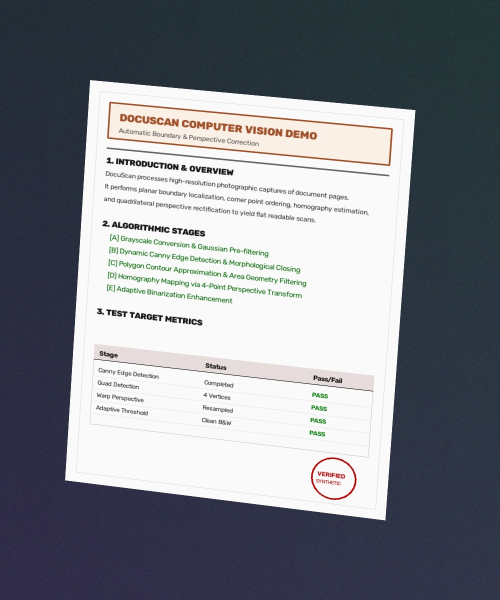
#> input picture samples/sample.jpg, 1000 x 1200 px (shown at 1/2 size)
$ python -i utils.py   (imports and definitions only)
#> lines starting #> are read from the running program, lines starting #| are printed output that depends on the picture; after the words box and inside, x2 and y2 are one past the last pixel; in counts of white or black regions, pixels touching at a corner belong together
#> further down, picture is the input picture: shape (1200, 1000, 3); mean B, G, R 139.2, 132, 128.3
"""
DocuScan Utility Functions
Contains image loading, resizing, contour detection, corner ordering,
perspective transformation, and scan enhancement routines.
"""

from __future__ import annotations

from pathlib import Path
import cv2
import numpy as np


# [48 lines left out: functions load_image, resize_image, not called in this run]


def order_points(pts: np.ndarray) -> np.ndarray:
    """
    Orders 4 points in consistent top-left, top-right, bottom-right, bottom-left sequence.

    Args:
        pts: Array of shape (4, 2) containing corner coordinates.

    Returns:
        Array of shape (4, 2) with ordered coordinates [TL, TR, BR, BL].
    """
    pts = pts.reshape(4, 2).astype("float32")
    rect = np.zeros((4, 2), dtype="float32")

    # Sum of coordinates: Top-Left has smallest sum, Bottom-Right has largest sum
    s = pts.sum(axis=1)
    rect[0] = pts[np.argmin(s)]  # Top-Left
    rect[2] = pts[np.argmax(s)]  # Bottom-Right

    # Difference (x - y): Top-Right has maximum difference, Bottom-Left has minimum difference
    diff = pts[:, 0] - pts[:, 1]
    rect[1] = pts[np.argmax(diff)]  # Top-Right
    rect[3] = pts[np.argmin(diff)]  # Bottom-Left

    return rect


def is_valid_quadrilateral(pts: np.ndarray, image_shape: tuple[int, int], min_area_ratio: float = 0.10) -> bool:
    """
    Validates that 4 points form a non-degenerate, convex quadrilateral of sufficient area.

    Args:
        pts: Ordered (4, 2) corner points.
        image_shape: (height, width) of the image.
        min_area_ratio: Minimum fraction of total image area required.

    Returns:
        True if valid quadrilateral, False otherwise.
    """
    if pts.shape != (4, 2):
        return False

    # Check for duplicate points
    for i in range(4):
        for j in range(i + 1, 4):
            if np.linalg.norm(pts[i] - pts[j]) < 5.0:
                return False

    # Check convexity
    contour = pts.reshape((-1, 1, 2)).astype(np.int32)
    if not cv2.isContourConvex(contour):
        return False

    # Check area
    area = cv2.contourArea(contour)
    total_area = image_shape[0] * image_shape[1]
    if area < (min_area_ratio * total_area):
        return False

    return True


def detect_document_contour(
    image_bgr: np.ndarray,
    min_area_ratio: float = 0.10,
    debug: bool = False
) -> tuple[np.ndarray | None, dict]:
    """
    Detects the main rectangular document contour in a BGR image.

    Args:
        image_bgr: BGR input image.
        min_area_ratio: Minimum area threshold as fraction of image size.
        debug: If True, populates dictionary with intermediate debug images.

    Returns:
        Tuple of (ordered_corners or None, debug_dict).
    """
#> called with min_area_ratio = 0.1, debug = False
    debug_dict = {}
    gray = cv2.cvtColor(image_bgr, cv2.COLOR_BGR2GRAY)
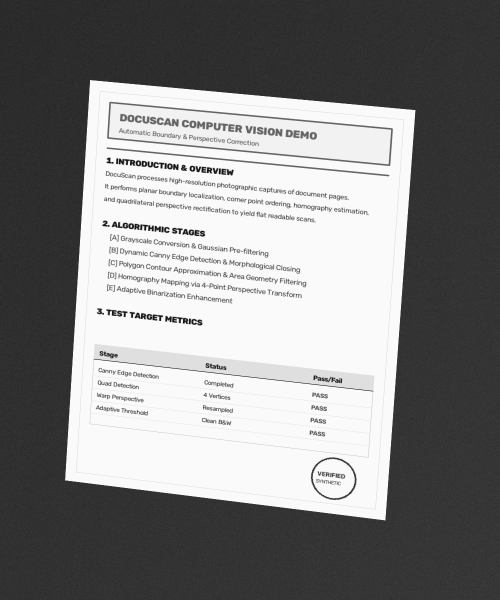
#> gray: shape (1200, 1000) (shown at 1/2 size); min 0, max 255, mean 131.7
    blur = cv2.GaussianBlur(gray, (5, 5), 0)

    # Adaptive Canny edge detection thresholds using median
    median_val = np.median(blur)
#> median_val = 53
    lower_thresh = int(max(0, (1.0 - 0.33) * median_val))
#> lower_thresh = 35
    upper_thresh = int(min(255, (1.0 + 0.33) * median_val))
#> upper_thresh = 70
    edges = cv2.Canny(blur, max(30, lower_thresh), min(200, upper_thresh))
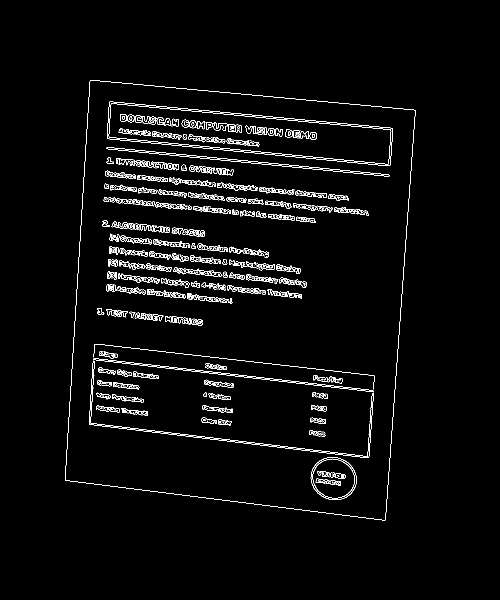
#> edges: shape (1200, 1000) (shown at 1/2 size); 2.7% white in thin lines or dots, all inside (x1, y1, x2, y2) = (130, 160, 831, 1041)

    # Morphological closing to bridge small edge gaps
    kernel = cv2.getStructuringElement(cv2.MORPH_RECT, (5, 5))
    closed = cv2.morphologyEx(edges, cv2.MORPH_CLOSE, kernel)
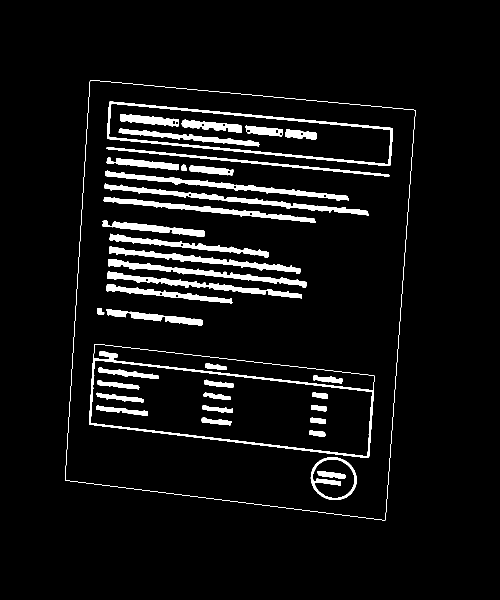
#> closed: shape (1200, 1000) (shown at 1/2 size); 5.9% white; 39 white regions

    if debug:
        debug_dict['gray'] = gray
        debug_dict['blur'] = blur
        debug_dict['edges'] = edges
        debug_dict['closed'] = closed

    # Find contours
    contours, _ = cv2.findContours(closed.copy(), cv2.RETR_EXTERNAL, cv2.CHAIN_APPROX_SIMPLE)
#> contours = 1 contour; box (x1, y1, x2, y2) and area: (130, 160, 831, 1041) 527346

    if not contours:
        return None, debug_dict

    # Sort contours by area in descending order
    contours = sorted(contours, key=cv2.contourArea, reverse=True)

    for c in contours:
        peri = cv2.arcLength(c, True)
        approx = cv2.approxPolyDP(c, 0.02 * peri, True)

        if len(approx) == 4:
            pts = approx.reshape(4, 2)
            ordered_pts = order_points(pts)

            if is_valid_quadrilateral(ordered_pts, image_bgr.shape[:2], min_area_ratio):
                return ordered_pts, debug_dict
#> this loop made 1 pass
#> (peri, s in order_points, diff in order_points, contour in is_valid_quadrilateral, area in is_valid_quadrilateral, total_area in is_valid_quadrilateral) on pass 1: (3013.6, [340, 1090, 1810, 1050], [20, -830, -270, 610], [[180, 160], [830, 220], [770, 1040], [130, 960]], 526300, 1200000)

    return None, debug_dict


# [122 lines left out: functions four_point_transform, enhance_scans, draw_boundary_visualization, not called in this run]

>>> import cv2
>>> picture = cv2.imread('samples/sample.jpg')
>>> result = detect_document_contour(picture)
